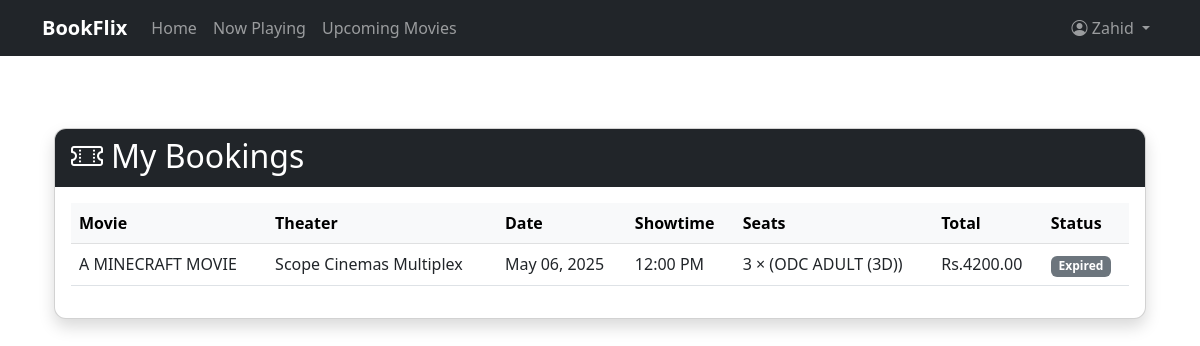
The app's page /profile/bookings/ (signed in) with its own data.
### tickets/models.py (models this page shows, shortened)
class Booking(models.Model):
    user = models.ForeignKey(settings.AUTH_USER_MODEL, on_delete=models.CASCADE, related_name='bookings',null=True, blank=True)
    name = models.CharField(max_length=100, default='Guest User')
    email = models.EmailField(default='guest@example.com',
                              validators = [
                                  EmailValidator(
                                      message='Please enter a valid email address',
                                      code='invalid_email'
                                  ),
                              ]
    )
    phone = models.CharField(max_length=15,
                             default='0000000000',
                             validators =[
                                 RegexValidator(
                                     regex=r'^\d{10}$',
                                     message='Phone number must be 10 digits',
                                     code='invalid_phone'
                                 ),
                             ]
    )
    showtime = models.ForeignKey(Showtime, on_delete=models.CASCADE)
    seat_category = models.ForeignKey(SeatCategory, on_delete=models.CASCADE)
    seats = models.IntegerField(default=1)
    booked_at = models.DateTimeField(auto_now_add=True)
    total_price = models.DecimalField(max_digits=8, decimal_places=2, default=0.00)
    format = models.CharField(max_length=10, choices=[
        ('2D', '2D'),
        ('3D', '3D'),
    ], default='2D')

class Showtime(models.Model):
    movie = models.ForeignKey(Movie, on_delete=models.CASCADE)
    theater = models.ForeignKey(Theater, on_delete=models.CASCADE)
    start_time = models.DateTimeField()
    available_seats = models.IntegerField()
    @property
    def has_passed(self):
        return self.start_time <= timezone.now()

class Movie(models.Model):
    title = models.CharField(max_length=200)
    description = models.TextField()
    duration = models.IntegerField()
    rating = models.CharField(max_length=5)
    synopsis = models.TextField(blank=True, null=True)
    director = models.CharField(max_length=100, blank=True, null=True)
    cast = models.TextField(blank=True, null=True,
                            help_text="Separate actor names with commas")
    genre = models.CharField(max_length=50, choices=[
        ('Action', 'Action'),
        ('Adventure', 'Adventure'),
        ('Animation', 'Animation'),
        ('Biography', 'Biography'),
        ('Drama', 'Drama'),
        ('Horror', 'Horror'),
        ('Thriller', 'Thriller'),
    ],
    default='Drama'
    )
    format = models.CharField(max_length=10, choices=[
        ('2D', '2D'),
        ('3D', '3D'),
    ],
    default='2D'
    )
    language = models.CharField(max_length=20, choices=[
        ('Chinese', 'Chinese'),
        ('English', 'English'),
        ('Hindi', 'Hindi'),
        ('Sinhala', 'Sinhala'),
        ('Tamil', 'Tamil'),
    ],
    default='English'
     )
    poster = models.ImageField(upload_to='media/', blank=True)
    is_released = models.BooleanField(default=False)
    release_date = models.DateField(null=True, blank=True)
    is_featured = models.BooleanField(default=False)

class Theater(models.Model):
    name = models.CharField(max_length=100)
    location = models.CharField(max_length=200)
    capacity = models.IntegerField()

class SeatCategory(models.Model):
    name = models.CharField(max_length=50)
    price_2d = models.DecimalField(max_digits=6, decimal_places=2)
    price_3d = models.DecimalField(max_digits=6, decimal_places=2)
    theater = models.ForeignKey(Theater, on_delete=models.CASCADE, related_name='seat_categories')
    movie = models.ForeignKey(Movie, on_delete=models.CASCADE, null=True, blank=True)
    class Meta:
        verbose_name_plural = "Seat Categories"

### tickets/views.py (the view)
# urls.py: path('profile/bookings/', views.user_bookings, name='my_bookings'),
@login_required
def user_bookings(request):
    bookings = Booking.objects.filter(user=request.user).select_related(
        'showtime__movie',
        'showtime__theater',
        'seat_category'
    ).order_by('-booked_at')
    return render(request, 'tickets/my_bookings.html', {'bookings': bookings})

### tickets/templates/tickets/my_bookings.html (shortened to what this page needs)
{% extends 'tickets/base.html' %}
{% block content %}
<div class="container py-5">
    <div class="card shadow">
        <div class="card-header bg-dark text-white">
            <h2 class="mb-1">
                <i class="bi bi-ticket-perforated me-2"></i>My Bookings
            </h2>
        </div>
        <div class="card-body">
            {% if bookings %}
            <table class="table table-hover">
                <thead class="table-light">
                    <tr>
                        <th>Movie</th>
                        <th>Theater</th>
                        <th>Date</th>
                        <th>Showtime</th>
                        <th>Seats</th>
                        <th>Total</th>
                        <th>Status</th>
                    </tr>
                </thead>
                <tbody>
                    {% for booking in bookings %}
                    <tr>
                        <td>{{ booking.showtime.movie.title }}</td>
                        <td>{{ booking.showtime.theater.name }}</td>
                        <td>{{ booking.showtime.start_time|date:"M d, Y" }}</td>
                        <td>{{ booking.showtime.start_time|time:"g:i A" }}</td>
                        <td>{{ booking.seats }} × ({{ booking.seat_category.name }} ({{ booking.format }}))</td>
                        <td>Rs.{{ booking.total_price }}</td>
                        <td>
                            {% if booking.showtime.has_passed %}
                            <span class="badge bg-secondary">Expired</span>
                            {% else %}
                            <span class="badge bg-success">Active</span>
                            {% endif %}
                        </td>
                    </tr>
                    {% endfor %}
                </tbody>
            </table>
            {% endif %}
        </div>
    </div>
</div>
{% endblock %}

### tickets/templates/tickets/base.html (shortened to what this page needs)
<!DOCTYPE html>
{% load tz %}
<html lang="en">
<head>
    <link href="https://cdn.jsdelivr.net/npm/bootstrap@5.3.0/dist/css/bootstrap.min.css" rel="stylesheet">
    <link rel="stylesheet" href="https://cdn.jsdelivr.net/npm/bootstrap-icons@1.11.3/font/bootstrap-icons.min.css">
</head>
<body>
    <nav class="navbar navbar-expand-lg navbar-dark bg-dark fixed-top">
        <div class="container">
            <a class="navbar-brand" href="{% url 'home' %}">BookFlix</a>
        <div class="collapse navbar-collapse" id="navbarNav">
            <ul class="navbar-nav me-auto">
                <li class="nav-item">
                    <a class="nav-link" href="{% url 'home' %}">Home</a>
                </li>
                <li class="nav-item">
                    <a class="nav-link" href="{% url 'home' %}#nowshowing">Now Playing</a>
                </li>
                <li class="nav-item">
                    <a class="nav-link" href="{% url 'home' %}#coming-soon">Upcoming Movies</a>
                </li>
            </ul>
            <ul class="navbar-nav">
                {% if user.is_authenticated %}
                <li class="nav-item dropdown">
                    <a class="nav-link dropdown-toggle" href="#" id="userDropdown" role="button" data-bs-toggle="dropdown" aria-expanded="false">
                        <i class="bi bi-person-circle"></i> {{ user.username }}
                    </a>
                </li>
                {% endif %}
            </ul>
            </div>
        </div>
    </nav>
    <div class="container mt-4">
        {% block content %}{% endblock %}
    </div>
</body>
</html>

### tickets/templates/tickets/base.html (style rules this page uses)
body { overflow-x: hidden; padding-top: 56px; }
.card { border-radius: 12px; overflow: hidden; }
.card-header { border-bottom: none; }
.navbar-nav .nav-link { padding: 8px 15px; }
.navbar-brand { font-weight: 600; }

### records on screen
Booking: showtime.movie "A MINECRAFT MOVIE", showtime.theater.name "Scope Cinemas Multiplex", showtime.start_time "May 06, 2025", showtime.start_time "12:00 PM", seats "3", seat_category.name "ODC ADULT", format "3D", total_price "4200.00", shows "Expired"

### other values on screen
{{ user.username }} "Zahid"
